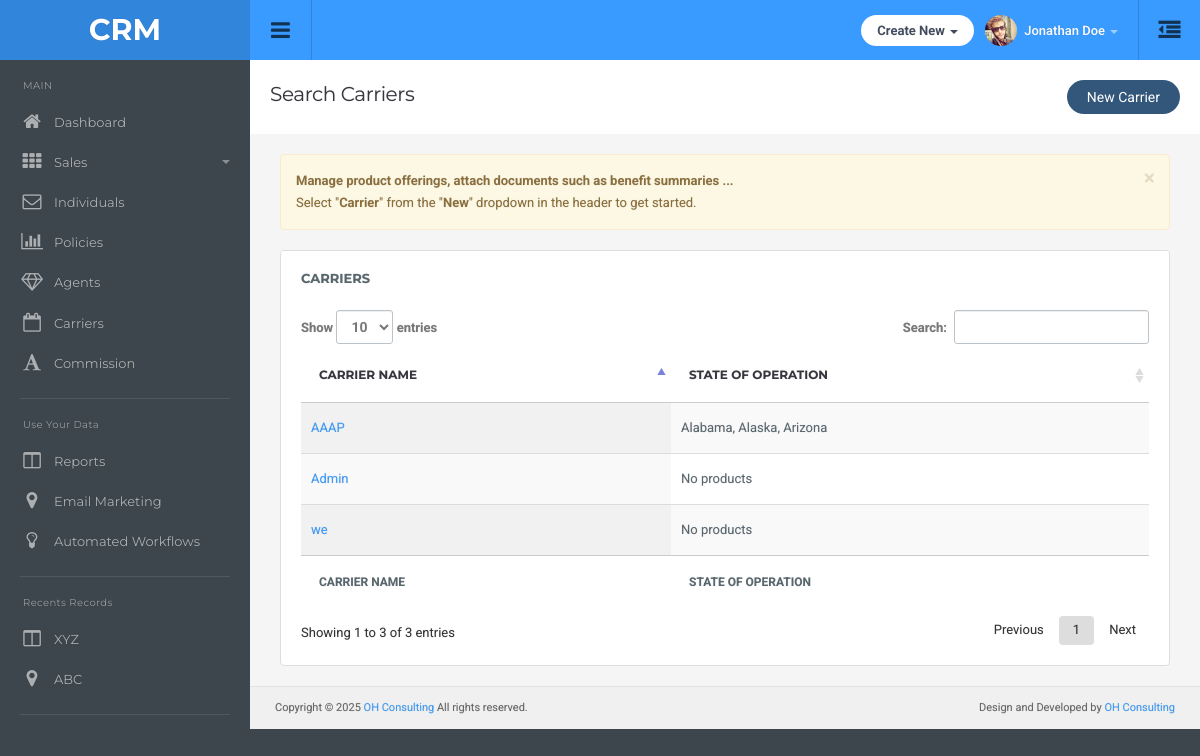
The app's page /carriers/, older data.
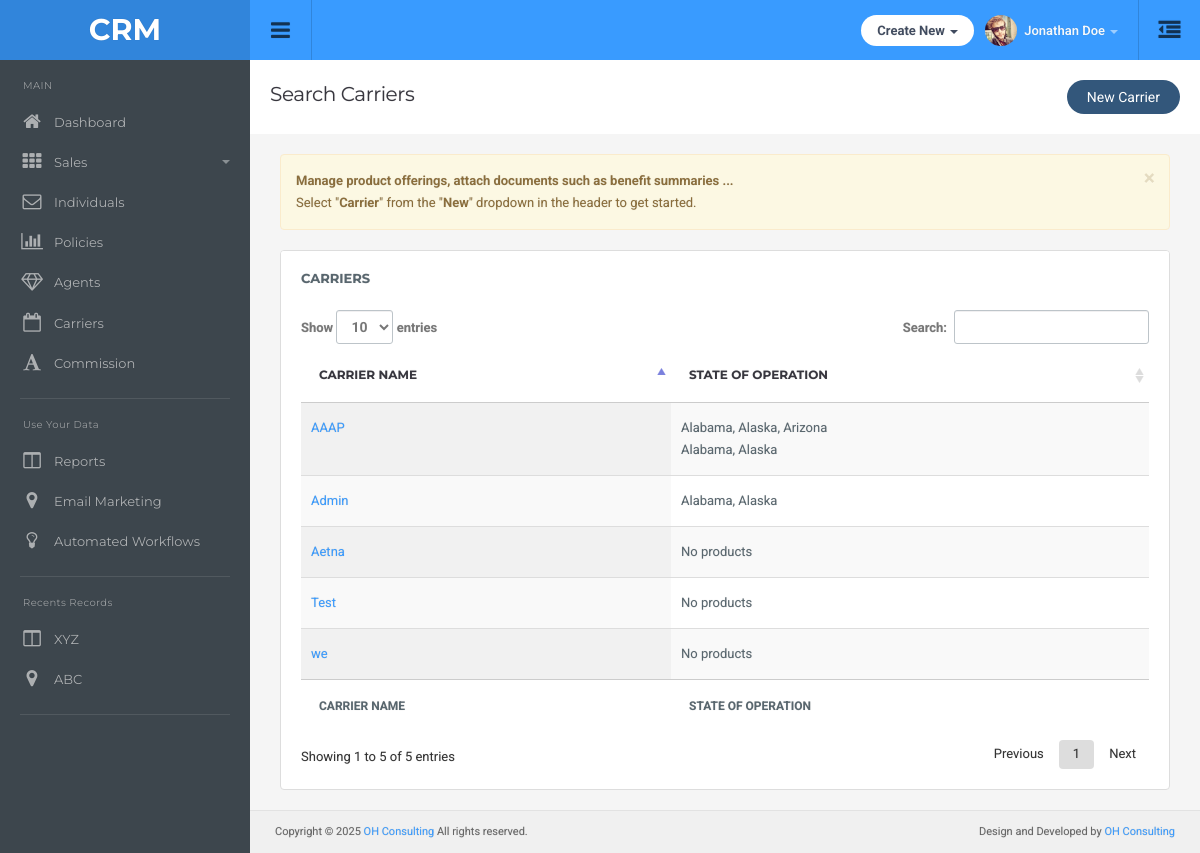
The same page, newer data.
### main/models.py (models this page shows, shortened)
class Carrier(models.Model):
    name = models.CharField(max_length=100)

class CarrierProduct(models.Model):
    COVERAGE_CHOICES = [
        ('Medical', 'Medical'),
        ('Dental', 'Dental'),
        ('Vision', 'Vision'),
    ]
    carrier = models.ForeignKey(Carrier, on_delete=models.CASCADE, related_name='products')
    coverage_type = models.CharField(max_length=50, choices=COVERAGE_CHOICES)
    product_name = models.CharField(max_length=255)
    effective_date = models.DateField(null=True, blank=True)
    term_date = models.DateField(null=True, blank=True)
    description = models.TextField(blank=True, null=True)
    benefit_summary = models.FileField(upload_to='product_files/', null=True, blank=True)
    plan_grid = models.FileField(upload_to='product_files/', null=True, blank=True)
    brochure = models.FileField(upload_to='product_files/', null=True, blank=True)
    states = MultiSelectField(choices=STATE_CHOICES, null=True,blank=True)
    modified_at = models.DateTimeField(auto_now=True)

### main/views.py (the view)
# urls.py: path('carriers/', views.carrier_list, name='carrier_list'),
def carrier_list(request):
    carriers = Carrier.objects.all()
    return render(request, 'carrier/carrierlist.html', {'carriers': carriers})

### templates/carrier/carrierlist.html (shortened to what this page needs)
{% extends "dashboard/base.html" %}
{% load static %}
{% block main-content %}
<div class="page-header" style="display: flex; align-items: center; justify-content: space-between;">
    <h1 class="title">Search Carriers</h1>
    <div style="display: flex; align-items: center; gap: 15px;">
        <button type="button" class="btn btn-rounded btn-primary" data-toggle="modal" data-target="#newCarrierModal">
            New Carrier
        </button>
    </div>
</div>
<div class="alert alert-warning alert-dismissible" role="alert">
    <button type="button" class="close" data-dismiss="alert" aria-label="Close">
      <span aria-hidden="true">&times;</span>
    </button>
    <strong>Manage product offerings, attach documents such as benefit summaries ...</strong><br>
    Select "<strong>Carrier</strong>" from the "<strong>New</strong>" dropdown in the header to get started.
</div>
<div class="row">
    <div class="col-md-12">
        <div class="panel panel-default">
        <div class="panel-title">
            Carriers
        </div>
        <div class="panel-body table-responsive">
            <table id="example0" class="table display">
                <thead>
                    <tr>
                        <th>Carrier Name</th>
                        <th>state of Operation</th>
                    </tr>
                </thead>
                <tfoot>
                    <tr>
                        <th>Carrier Name</th>
                        <th>state of Operation</th>
                    </tr>
                </tfoot>
                <tbody>
                    {% for i in carriers %}
                    <tr>
                        <td><a href="{% url 'carrier_detail' i.id %}">{{ i.name }}</a></td>
                        <td>
                            {% for product in i.products.all %}
                                {% if product.states %}
                                    {{ product.states|join:", " }}<br>
                                {% endif %}
                            {% empty %}
                                No products
                            {% endfor %}
                        </td>
                    </tr>
                    {% endfor %}
                </tbody>
            </table>
        </div>
        </div>
    </div>
</div>
{% endblock %}

Row changes from the older to the newer data that the page shows:
shown differently, row unchanged: Carrier "Admin": no longer shows "No products"
added CarrierProduct: states "Alabama, Alaska", shown under Carrier "Admin"
added CarrierProduct: states "Alabama, Alaska", shown under Carrier "AAAP"
added Carrier: name "Aetna"
added Carrier: name "Test"
Text that changed along with them:
text written by a page script: "Show entries Search: Showing 1 to 3 of 3 entries Previous 1 Next" → "Show entries Search: Showing 1 to 5 of 5 entries Previous 1 Next"
